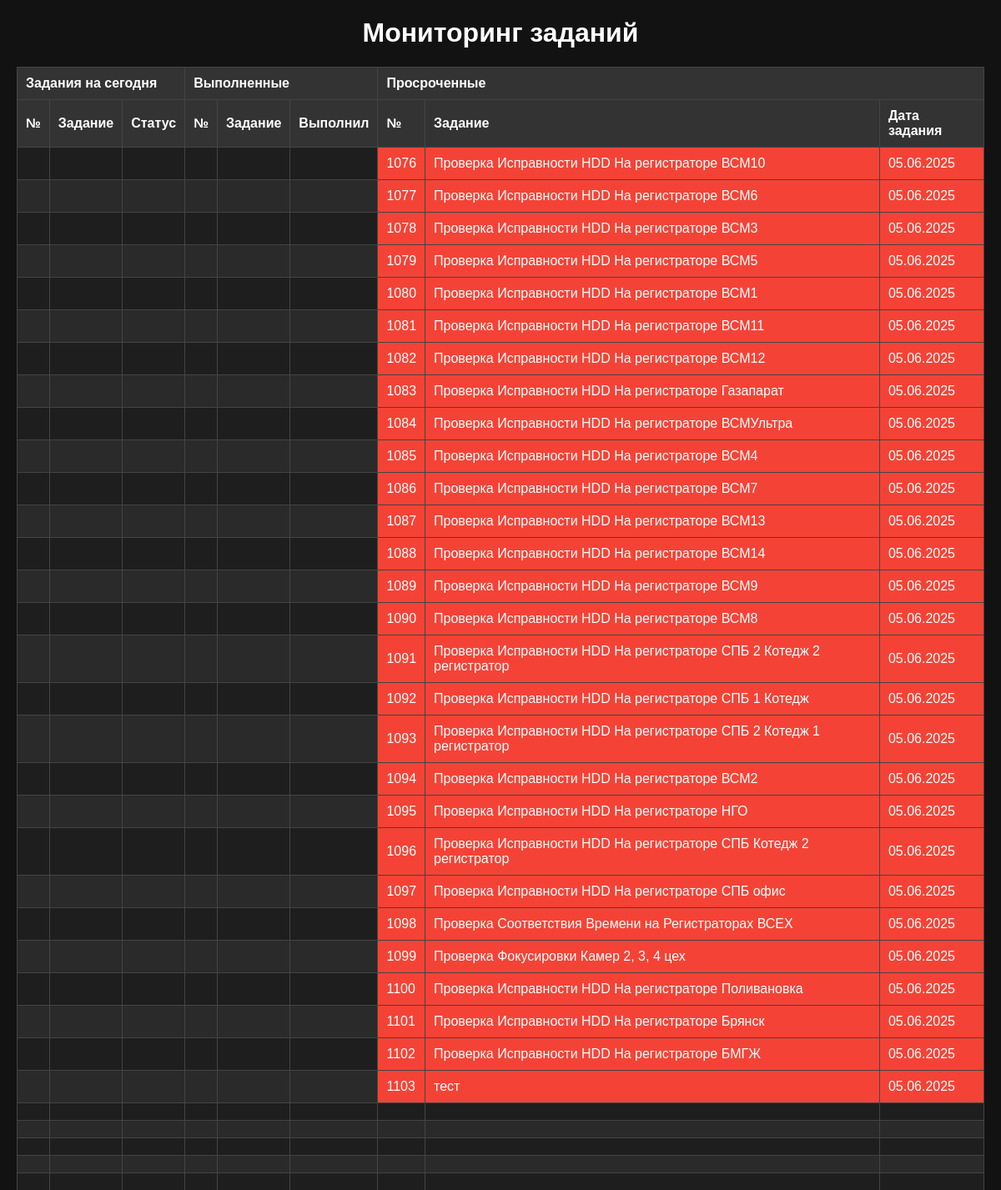
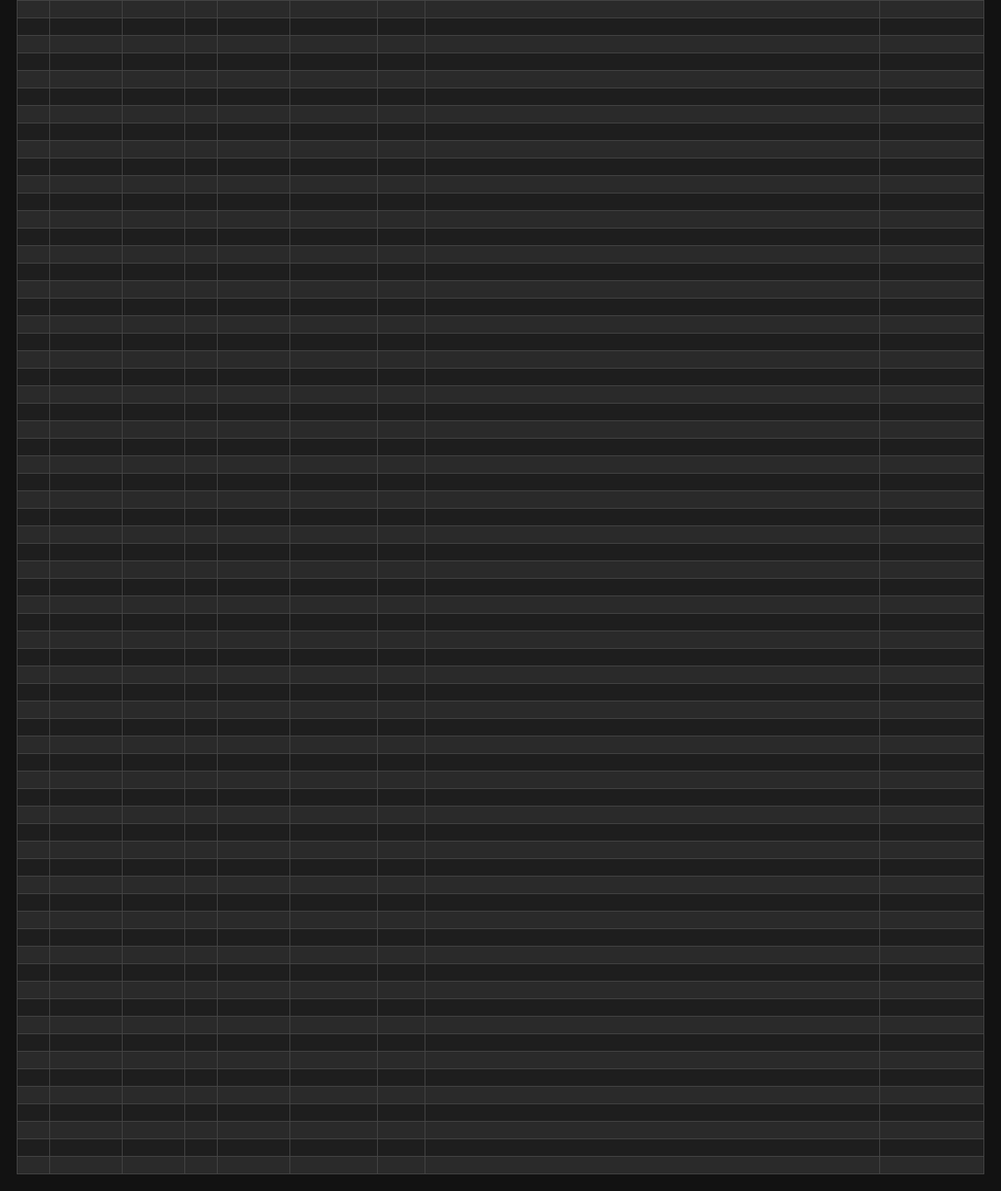
Page /pages/monitor on the committed database (2 pictures, top to bottom).
### tables this page shows
CREATE TABLE result (
	id INTEGER NOT NULL, 
	task VARCHAR NOT NULL, 
	data_create_task VARCHAR, 
	data_task VARCHAR, 
	flag VARCHAR, 
	name_user VARCHAR, 
	data_result_task VARCHAR, 
	id_res INTEGER, 
	PRIMARY KEY (id), 
	FOREIGN KEY(task) REFERENCES tasks (task)
);

### app/pages/router.py (the view)
@router.get('/monitor')
async def get_result_by_id_day_html(request: Request, monitor=Depends(monitor),result_by_id_day=Depends(result_by_id_day), result_good=Depends(result_good), result_bad=Depends(result_bad)):
    return templates.TemplateResponse(name='monitor.html',
                                      context={'request': request, 'monitor': monitor, 'result_by_id_day': result_by_id_day, 'result_good': result_good, 'result_bad': result_bad})

### app/templates/monitor.html (shortened to what this page needs)
<!DOCTYPE html>
<html lang="ru">
<head>
</head>
<body>
<h1>Мониторинг заданий</h1>
<table>
    <thead>
        <tr>
            <th colspan="3">Задания на сегодня</th>
            <th colspan="3">Выполненные</th>
            <th colspan="3">Просроченные</th>
        </tr>
        <tr>
            <th>№</th>
            <th>Задание</th>
            <th>Статус</th>
            <th>№</th>
            <th>Задание</th>
            <th>Выполнил</th>
            <th>№</th>
            <th>Задание</th>
            <th>Дата задания</th>
        </tr>
    </thead>
    <tbody>
      {% for i in range(1, 101) %}
      <tr>
          {% if result_by_id_day|length > 0 and i <= result_by_id_day|length %}
              <td style="background-color: #ffcc00; color: black;">{{ result_by_id_day[i - 1].id }}</td>
              <td style="background-color: #ffcc00; color: black;">{{ result_by_id_day[i - 1].task }}</td>
              <td style="background-color: #ffcc00; color: black;">{{ result_by_id_day[i - 1].flag }}</td>
          {% else %}
              <td></td><td></td><td></td>
          {% endif %}
          {% if result_good|length > 0 and i <= result_good|length %}
              {% set user_name = result_good[i - 1].name_user %}
              {% if user_name == "Внуков Сергей" %}
                  <td style="background-color: #90ee90; color: black;">{{ result_good[i - 1].id }}</td>
                  <td style="background-color: #90ee90; color: black;">{{ result_good[i - 1].task }}</td>
                  <td style="background-color: #90ee90; color: black;">{{ user_name }}</td>
              {% elif user_name == "Кагиров Павел" %}
                  <td style="background-color: #4caf50; color: white;">{{ result_good[i - 1].id }}</td>
                  <td style="background-color: #4caf50; color: white;">{{ result_good[i - 1].task }}</td>
                  <td style="background-color: #4caf50; color: white;">{{ user_name }}</td>
              {% else %}
                  <td>{{ result_good[i - 1].id }}</td>
                  <td>{{ result_good[i - 1].task }}</td>
                  <td>{{ user_name }}</td>
              {% endif %}
          {% else %}
              <td></td><td></td><td></td>
          {% endif %}
          {% if result_bad|length > 0 and i <= result_bad|length %}
              <td style="background-color: #f44336; color: white;">{{ result_bad[i - 1].id }}</td>
              <td style="background-color: #f44336; color: white;">{{ result_bad[i - 1].task }}</td>
              <td style="background-color: #f44336; color: white;">{{ result_bad[i - 1].data_task }}</td>
          {% else %}
              <td></td><td></td><td></td>
          {% endif %}
      </tr>
      {% endfor %}
    </tbody>
</table>
</body>
</html>

### app/templates/monitor.html (style rules this page uses)
body { font-family: Arial, sans-serif; margin: 20px; background-color: #121212; color: #ffffff; }
h1 { text-align: center; color: #ffffff; }
table { width: 100%; border-collapse: collapse; margin-top: 20px; background-color: #1e1e1e; }
th, td { border: 1px solid #444; padding: 10px; text-align: left; }
th { background-color: #333; color: #ffffff; }
tr:nth-child(even) { background-color: #2a2a2a; }

### rows in the picture
result: id "1076", task "Проверка Исправности HDD На регистраторе ВСМ10", data_task "05.06.2025"
result: id "1077", task "Проверка Исправности HDD На регистраторе ВСМ6", data_task "05.06.2025"
result: id "1078", task "Проверка Исправности HDD На регистраторе ВСМ3", data_task "05.06.2025"
result: id "1079", task "Проверка Исправности HDD На регистраторе ВСМ5", data_task "05.06.2025"
result: id "1080", task "Проверка Исправности HDD На регистраторе ВСМ1", data_task "05.06.2025"
result: id "1081", task "Проверка Исправности HDD На регистраторе ВСМ11", data_task "05.06.2025"
result: id "1082", task "Проверка Исправности HDD На регистраторе ВСМ12", data_task "05.06.2025"
result: id "1083", task "Проверка Исправности HDD На регистраторе Газапарат", data_task "05.06.2025"
result: id "1084", task "Проверка Исправности HDD На регистраторе ВСМУльтра", data_task "05.06.2025"
result: id "1085", task "Проверка Исправности HDD На регистраторе ВСМ4", data_task "05.06.2025"
result: id "1086", task "Проверка Исправности HDD На регистраторе ВСМ7", data_task "05.06.2025"
result: id "1087", task "Проверка Исправности HDD На регистраторе ВСМ13", data_task "05.06.2025"
result: id "1088", task "Проверка Исправности HDD На регистраторе ВСМ14", data_task "05.06.2025"
result: id "1089", task "Проверка Исправности HDD На регистраторе ВСМ9", data_task "05.06.2025"
result: id "1090", task "Проверка Исправности HDD На регистраторе ВСМ8", data_task "05.06.2025"
result: id "1091", task "Проверка Исправности HDD На регистраторе СПБ 2 Котедж 2 регистратор", data_task "05.06.2025"
result: id "1092", task "Проверка Исправности HDD На регистраторе СПБ 1 Котедж", data_task "05.06.2025"
result: id "1093", task "Проверка Исправности HDD На регистраторе СПБ 2 Котедж 1 регистратор", data_task "05.06.2025"
result: id "1094", task "Проверка Исправности HDD На регистраторе ВСМ2", data_task "05.06.2025"
result: id "1095", task "Проверка Исправности HDD На регистраторе НГО", data_task "05.06.2025"
result: id "1096", task "Проверка Исправности HDD На регистраторе СПБ Котедж 2 регистратор", data_task "05.06.2025"
result: id "1097", task "Проверка Исправности HDD На регистраторе СПБ офис", data_task "05.06.2025"
result: id "1098", task "Проверка Соответствия Времени на Регистраторах ВСЕХ", data_task "05.06.2025"
result: id "1099", task "Проверка Фокусировки Камер 2, 3, 4 цех", data_task "05.06.2025"
result: id "1100", task "Проверка Исправности HDD На регистраторе Поливановка", data_task "05.06.2025"
result: id "1101", task "Проверка Исправности HDD На регистраторе Брянск", data_task "05.06.2025"
result: id "1102", task "Проверка Исправности HDD На регистраторе БМГЖ", data_task "05.06.2025"
result: id "1103", task "тест", data_task "05.06.2025"
